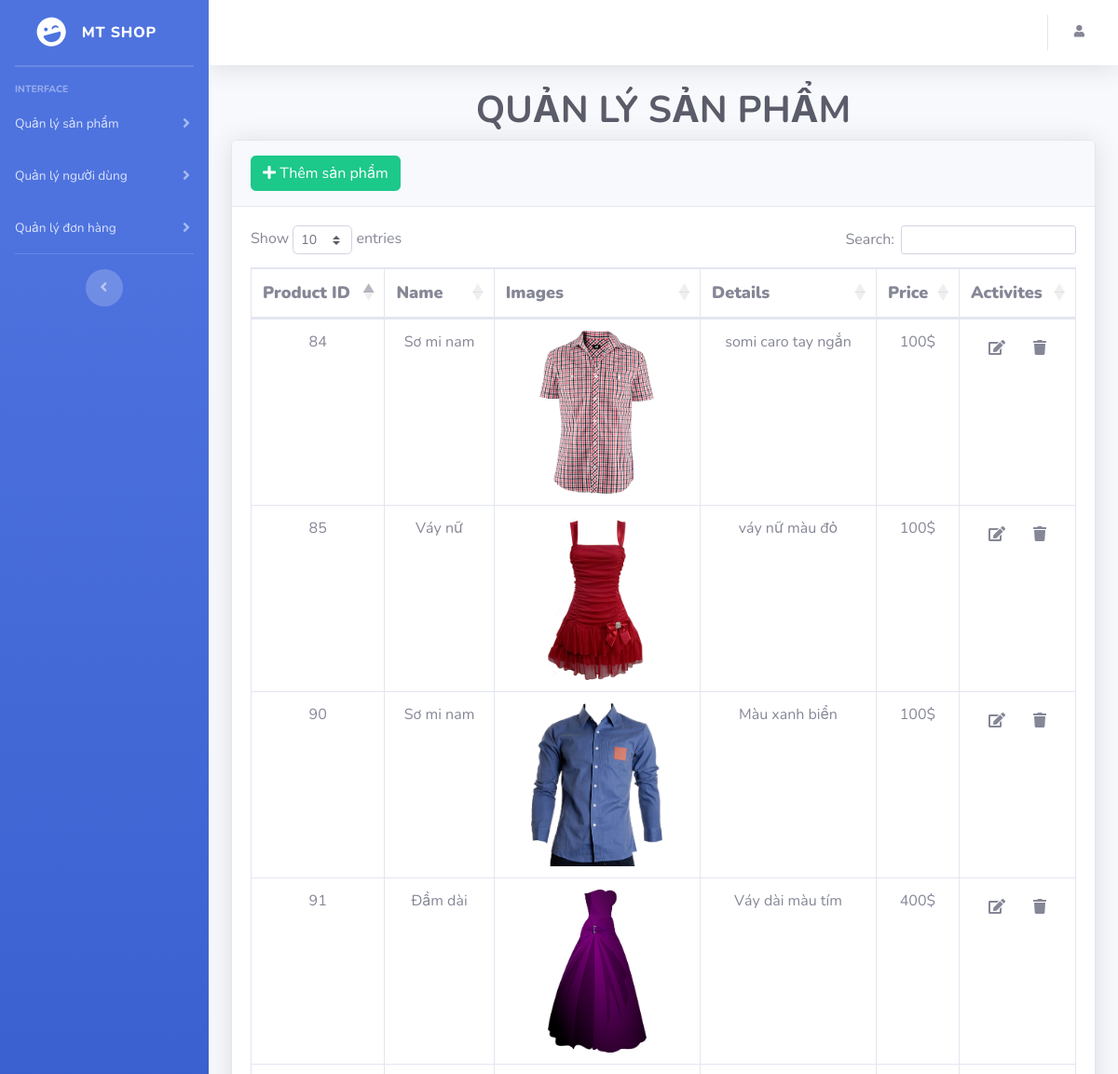
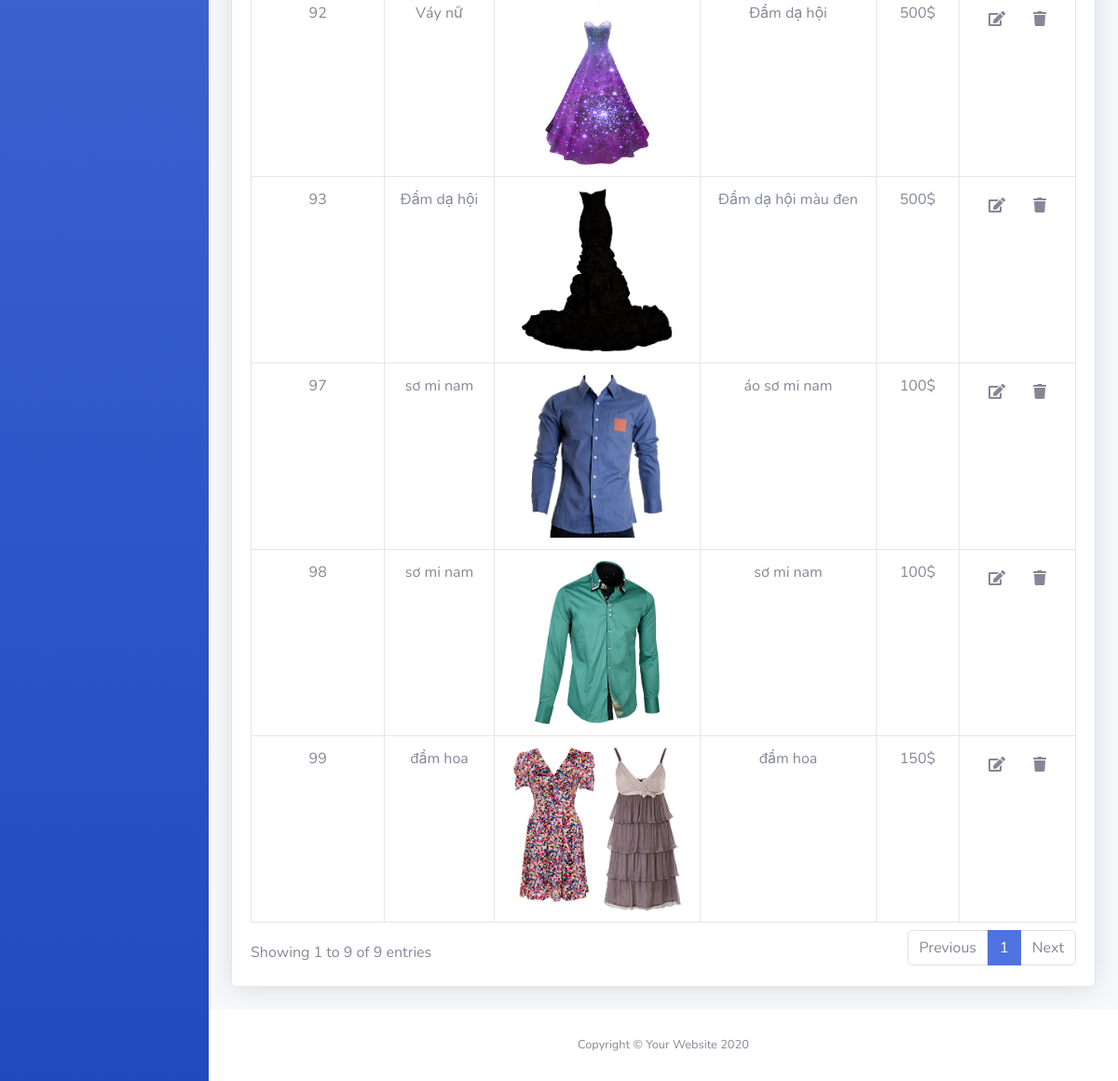
The app's page /admin/index.php with its own data (2 pictures, top to bottom).
### tables this page shows
CREATE TABLE `products` (
  `id` int(100) NOT NULL,
  `name` varchar(100) NOT NULL,
  `price` int(10) NOT NULL,
  `image` varchar(100) NOT NULL,
  `detail` varchar(100) NOT NULL
);

### admin/index.php (the view, shortened to what this page needs)
<?php
include '../partials/connect.php';
include 'head.php';
include 'header.php';
?>
                <div class="container-fluid">
                    <h1 style="text-align: center; font-size: 40px" class="h3 mb-2 text-gray-800"><b>QUẢN LÝ SẢN PHẨM</b></h1>
                    <?php
                        $select_products = $conn->prepare("SELECT * FROM products");
                        $select_products->execute();
                    ?>
                    <div class="card shadow mb-4">
                        <div class="card-header py-3">
                            <button name="pd_add"  type="submit" class="btn btn-success"><a href="pd_add.php" style="text-decoration: none; color: white"><i class="fas fa-plus"></i> Thêm sản phẩm</a></button>
                        </div>
                        <div class="card-body">
                            <div class="table-responsive">
                                <table class="table table-bordered" id="dataTable" width="100%" cellspacing="0">
                                <form action="" method="post" class="box">
                                    <thead>
                                        <tr style="text-align: center;">
                                            <th><b style="font-size: 18px;">Product ID</b></th>
                                            <th><b style="font-size: 18px;">Name</b></th>
                                            <th><b style="font-size: 18px;">Images</b></th>
                                            <th><b style="font-size: 18px;">Details</b></th>
                                            <th><b style="font-size: 18px;">Price</b></th>
                                            <th><b style="font-size: 18px;">Activites</b></th>
                                        </tr>
                                    </thead>
                                    <?php
                                        while($fetch_product = $select_products->fetch(PDO::FETCH_ASSOC)){
                                    ?>
                                   <tr style="text-align: center;">
                                            <td>
                                                <div class=""><?= $fetch_product['id']; ?></div>
                                            </td>
                                            <td>
                                                <div class="name"><?= $fetch_product['name']; ?></div>
                                            </td>
                                            <th>
                                                <img style="height: 175px;" src="../uploaded_img/<?= $fetch_product['image']; ?>" alt="">
                                            <td>
                                                <div class=""><?= $fetch_product['detail']; ?></div>
                                            </td>
                                            <td>
                                                <div class="price"><?= $fetch_product['price']; ?>$</div>
                                            </td>
                                            <td>
                                                <a href="pd_edit.php?id=<?php echo $fetch_product['id']; ?>" class="btn"><i class="fas fa-edit"></i></a>
                                                <a href="pd_delete.php?id=<?php echo $fetch_product['id']; ?>" onclick="return confirm('Bạn muốn xóa sản phẩm?');" class="btn"><i class="fas fa-trash"></i></a>
                                            </td>
                                        </tr>
                                        <?php
                                        }
                                    ?>
                                </form>
                                </table>
                            </div>
                        </div>
                    </div>
                </div>
            </div>
            <footer class="sticky-footer bg-white">
                <div class="container my-auto">
                    <div class="copyright text-center my-auto">
                        <span>Copyright &copy; Your Website 2020</span>
                    </div>
                </div>
            </footer>
        </div>
    </div>
</body>
</html>

### records on screen
products: id "84", name "Sơ mi nam", image (picture), detail "somi caro tay ngắn", price "100"
products: id "85", name "Váy nữ", image (picture), detail "váy nữ màu đỏ", price "100"
products: id "90", name "Sơ mi nam", image (picture), detail "Màu xanh biển", price "100"
products: id "91", name "Đầm dài", image (picture), detail "Váy dài màu tím", price "400"
products: id "92", name "Váy nữ", image (picture), detail "Đầm dạ hội", price "500"
products: id "93", name "Đầm dạ hội", image (picture), detail "Đầm dạ hội màu đen", price "500"
products: id "97", name "sơ mi nam", image (picture), detail "áo sơ mi nam", price "100"
products: id "98", name "sơ mi nam", image (picture), detail "sơ mi nam", price "100"
products: id "99", name "đầm hoa", image (picture), detail "đầm hoa", price "150"
